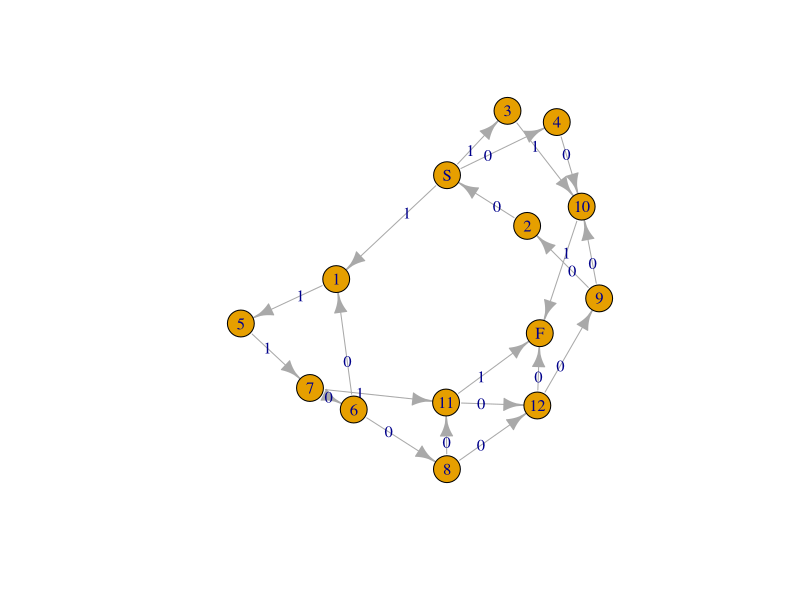

Generate this figure with R:
# We need the igraph library
library(igraph)

# A data frame describing the flow and its capacity in each edge
G <- rbind(c("S", "1", 4), c("2", "S", 1), c("S", "3", 5), c("S", "4", 2), c("1", "5", 2), c("6", "1", 5), c("5", "7", 3), c("7", "6", 6), c("6", "8", 3), c("9", "2", 2), c("3", "10", 2), c("4", "10", 3), c("9", "10", 1), c("7", "11", 1), c("8", "11", 2), c("8", "12", 1), c("12", "9", 4), c("11", "12", 2), c("10", "F", 4), c("11", "F", 3), c("12", "F", 6))
colnames(G) <- c("From", "To", "Capacity")
DF <- as.data.frame(G)

# The input graph
g1 <- graph_from_data_frame(DF)

# Call max_flow function
max <- max_flow(g1, source = V(g1)["S"], target = V(g1)["F"])

# Show output in the console
print(max)

# Plot the optimal solution
plot(g1, edge.label = max$flow)